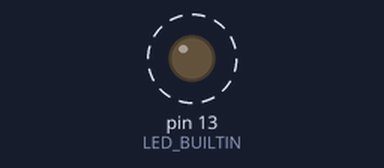
The sketch below on a simulated Arduino Uno, built with avr-gcc and run on an emulated ATmega328P. Shown: output pins drawn as LEDs (lit = HIGH). Dashed ring = blinking.

Above: at 0.5 s.
Timing chart, 0 to 4.6 s (numbered marks = the images above):
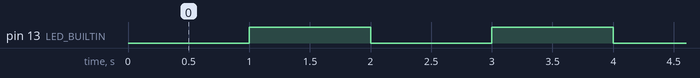

The sketch:

delaydenganfungsi_milis.ino
```cpp
unsigned long interval=1000;
unsigned long previousMillis=0;
bool ledState = false;

void setup() {
 pinMode( LED_BUILTIN, OUTPUT);
 digitalWrite(13, ledState);
}

void loop() {
 unsigned long currentMillis = millis();

 if ((unsigned long)(currentMillis - previousMillis) >= interval) {
   ledState = !ledState;
   digitalWrite( LED_BUILTIN, ledState);
   previousMillis = millis();
 }
}
```

Measured:
- by itself, pin 13 (LED_BUILTIN): alternates HIGH for 1.0 s and LOW for 1.0 s
